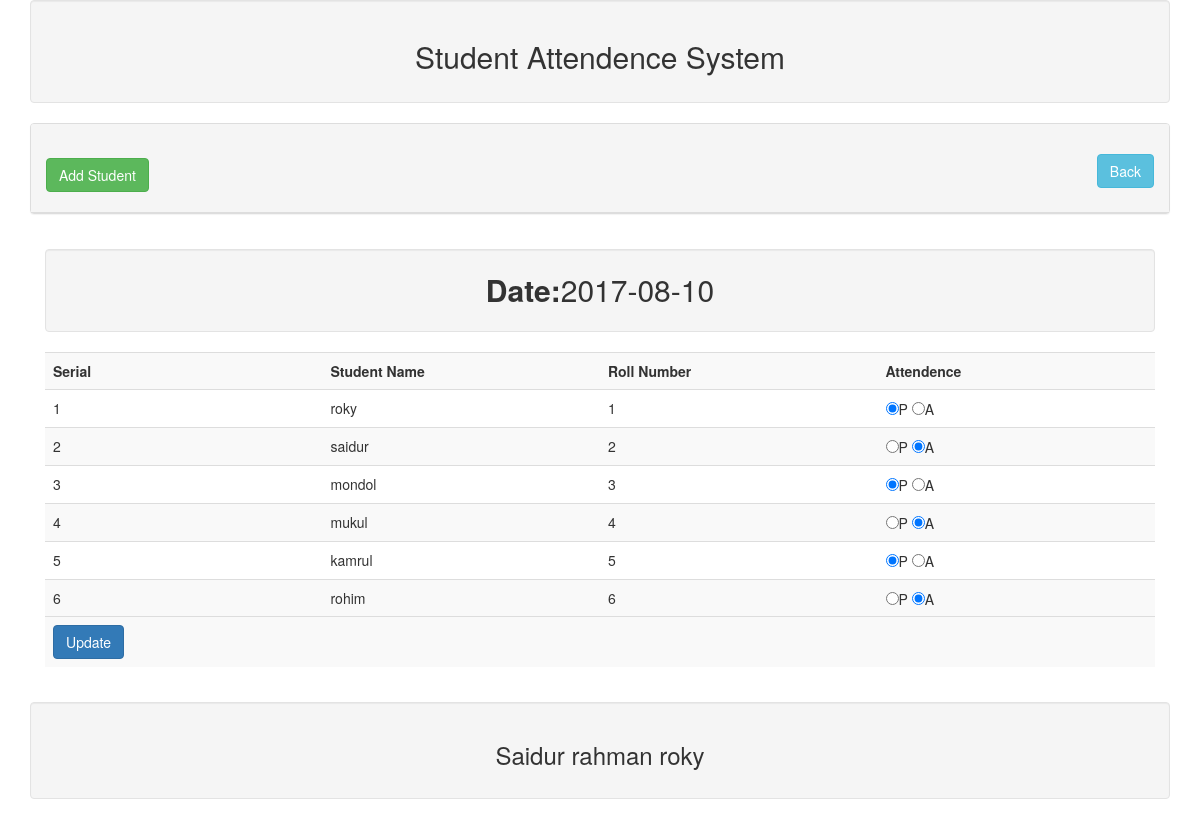
/student_view.php?dt=2017-08-10, run on the app's committed database.
### tables this page shows
CREATE TABLE IF NOT EXISTS `tbl_student` (
  `id` int(11) NOT NULL AUTO_INCREMENT,
  `name` varchar(255) NOT NULL,
  `roll` int(11) NOT NULL,
  PRIMARY KEY (`id`)
);

CREATE TABLE IF NOT EXISTS `tbl_attendence` (
  `id` int(11) NOT NULL AUTO_INCREMENT,
  `roll` int(11) NOT NULL,
  `attend` varchar(255) NOT NULL,
  `att_time` date NOT NULL,
  PRIMARY KEY (`id`)
);

### lib/Database.php (called while the page is built, shortened)
<?php
Class Database{
	public $host   = DB_HOST;
	public $user   = DB_USER;
	public $pass   = DB_PASS;
	public $dbname = DB_NAME;
	public $link;
	private function connectDB(){
	$this->link = new mysqli($this->host, $this->user, $this->pass, $this->dbname);
 }
	public function select($query){
		$result = $this->link->query($query) or die($this->link->error.__LINE__);
		if($result->num_rows > 0){
			return $result;
		} else {
			return false;
		}
	}
}

### lib/Student.php (called while the page is built, shortened)
<?php
	$filepath = realpath(dirname(__FILE__));
	include_once ($filepath.'/../lib/Database.php');
	class Student{
		private $db;
		function __construct()
		{
			$this -> db = new Database();
		}
		public function getAllData($dt){
			$query = "SELECT tbl_student.name, tbl_attendence.*
						FROM tbl_student
						INNER JOIN tbl_attendence
						ON tbl_student.roll = tbl_attendence.roll
						WHERE att_time = '$dt'";
			$result = $this -> db ->select($query);
			return $result;
		}
	}
?>

### student_view.php (the view, shortened to what this page needs)
<?php
	 include 'inc/header.php';
	 include 'lib/Student.php';
?>
<?php
	$stu = new Student();
	$dt = $_GET['dt'];
?>
		<div class="panel panel-default">
			<div class="panel-heading">
				<h2>
					<a class="btn btn-success" href="add.php">Add Student</a>
					<a class="btn btn-info pull-right" href="dateview.php">Back</a>
				</h2>
			</div>
		</div>
		<div class="panel-body">
			<div class="well text-center" style="font-size:30px;">
				<strong>Date:</strong><?php echo $dt;?>
			</div>
			<form method="post" action="">
				<table class="table table-striped">
					<tr>
						<th width="25%">Serial</th>
						<th width="25%">Student Name</th>
						<th width="25%">Roll Number</th>
						<th width="25%">Attendence</th>
					</tr>
			<?php
				$getdata = $stu ->getAllData($dt);
				if($getdata){
					$i = 0;
					while ($result = $getdata ->fetch_assoc()) {
						$i++;
			?>
					<tr>
						<td><?php echo $i ;?></td>
						<td><?php echo $result['name'] ;?></td>
						<td><?php echo $result['roll'] ;?></td>
						<td>
							<input type="radio" name="attend[<?php echo $result['roll'] ;?>]" value="present"
							 <?php
							 	if($result['attend'] == "present"){ echo "checked"; }
							 ?>>P
							<input type="radio" name="attend[<?php echo $result['roll'] ;?>]" value="absent"<?php
							 	if($result['attend'] == "absent"){ echo "checked"; }
							 ?>>A
						</td>
					</tr>
			<?php } } ?>
					<tr>
					<tr>
						<td colspan="4">
						<input class="btn btn-primary" type="submit" name="submit" value="Update">
					</td>
				</table>
			</form>
		</div>
<?php include 'inc/footer.php'; ?>

### data on the page
tbl_student: name "roky", tbl_attendence.roll "1"
tbl_attendence: attend "☑"
tbl_student: name "saidur", tbl_attendence.roll "2"
tbl_attendence: attend "☑"
tbl_student: name "mondol", tbl_attendence.roll "3"
tbl_attendence: attend "☑"
tbl_student: name "mukul", tbl_attendence.roll "4"
tbl_attendence: attend "☑"
tbl_student: name "kamrul", tbl_attendence.roll "5"
tbl_attendence: attend "☑"
tbl_student: name "rohim", tbl_attendence.roll "6"
tbl_attendence: attend "☑"

### other printed values
$dt "2017-08-10"
